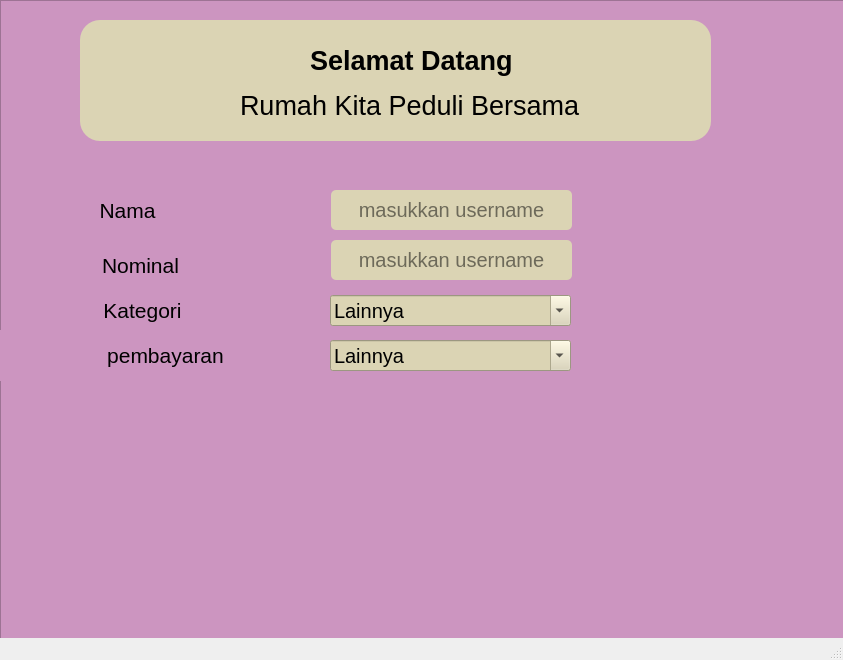
<?xml version="1.0" encoding="UTF-8"?>
<ui version="4.0">
 <class>MainWindow</class>
 <widget class="QMainWindow" name="MainWindow">
  <property name="geometry">
   <rect>
    <x>0</x>
    <y>0</y>
    <width>843</width>
    <height>660</height>
   </rect>
  </property>
  <property name="windowTitle">
   <string>MainWindow</string>
  </property>
  <widget class="QWidget" name="centralwidget">
   <widget class="QFrame" name="frame">
    <property name="geometry">
     <rect>
      <x>0</x>
      <y>0</y>
      <width>881</width>
      <height>671</height>
     </rect>
    </property>
    <property name="layoutDirection">
     <enum>Qt::LeftToRight</enum>
    </property>
    <property name="styleSheet">
     <string notr="true">background-color:#CC95C0;</string>
    </property>
    <property name="frameShape">
     <enum>QFrame::StyledPanel</enum>
    </property>
    <property name="frameShadow">
     <enum>QFrame::Raised</enum>
    </property>
    <widget class="QFrame" name="frame_5">
     <property name="geometry">
      <rect>
       <x>80</x>
       <y>20</y>
       <width>631</width>
       <height>121</height>
      </rect>
     </property>
     <property name="styleSheet">
      <string notr="true">background-color:#DBD4B4;
border-radius:20px;</string>
     </property>
     <property name="frameShape">
      <enum>QFrame::StyledPanel</enum>
     </property>
     <property name="frameShadow">
      <enum>QFrame::Raised</enum>
     </property>
     <widget class="QLabel" name="label_3">
      <property name="geometry">
       <rect>
        <x>230</x>
        <y>20</y>
        <width>271</width>
        <height>41</height>
       </rect>
      </property>
      <property name="font">
       <font>
        <pointsize>20</pointsize>
        <weight>75</weight>
        <bold>true</bold>
       </font>
      </property>
      <property name="text">
       <string>Selamat Datang</string>
      </property>
     </widget>
     <widget class="QLabel" name="label_4">
      <property name="geometry">
       <rect>
        <x>160</x>
        <y>70</y>
        <width>401</width>
        <height>31</height>
       </rect>
      </property>
      <property name="font">
       <font>
        <pointsize>20</pointsize>
       </font>
      </property>
      <property name="text">
       <string>Rumah Kita Peduli Bersama</string>
      </property>
     </widget>
     <widget class="QLabel" name="label_5">
      <property name="geometry">
       <rect>
        <x>10</x>
        <y>0</y>
        <width>141</width>
        <height>121</height>
       </rect>
      </property>
      <property name="text">
       <string/>
      </property>
      <property name="pixmap">
       <pixmap>../../Downloads/bg-transparent-bank.png</pixmap>
      </property>
      <property name="scaledContents">
       <bool>true</bool>
      </property>
      <property name="alignment">
       <set>Qt::AlignHCenter|Qt::AlignTop</set>
      </property>
     </widget>
     <zorder>label_5</zorder>
     <zorder>label_3</zorder>
     <zorder>label_4</zorder>
    </widget>
    <widget class="QLabel" name="label">
     <property name="geometry">
      <rect>
       <x>32</x>
       <y>170</y>
       <width>191</width>
       <height>81</height>
      </rect>
     </property>
     <property name="font">
      <font>
       <pointsize>16</pointsize>
      </font>
     </property>
     <property name="text">
      <string>Nama</string>
     </property>
     <property name="alignment">
      <set>Qt::AlignCenter</set>
     </property>
    </widget>
    <widget class="QLineEdit" name="lineEdit_3">
     <property name="geometry">
      <rect>
       <x>331</x>
       <y>190</y>
       <width>241</width>
       <height>40</height>
      </rect>
     </property>
     <property name="styleSheet">
      <string notr="true">background-color:#DBD4B4;
border-radius:5px;
font-size:20px;</string>
     </property>
     <property name="alignment">
      <set>Qt::AlignCenter</set>
     </property>
     <property name="placeholderText">
      <string>masukkan username</string>
     </property>
    </widget>
    <widget class="QLabel" name="label_2">
     <property name="geometry">
      <rect>
       <x>30</x>
       <y>240</y>
       <width>221</width>
       <height>51</height>
      </rect>
     </property>
     <property name="font">
      <font>
       <pointsize>16</pointsize>
      </font>
     </property>
     <property name="text">
      <string>Nominal</string>
     </property>
     <property name="alignment">
      <set>Qt::AlignCenter</set>
     </property>
    </widget>
    <widget class="QLineEdit" name="lineEdit_4">
     <property name="geometry">
      <rect>
       <x>331</x>
       <y>240</y>
       <width>241</width>
       <height>40</height>
      </rect>
     </property>
     <property name="styleSheet">
      <string notr="true">background-color:#DBD4B4;
border-radius:5px;
font-size:20px;</string>
     </property>
     <property name="alignment">
      <set>Qt::AlignCenter</set>
     </property>
     <property name="placeholderText">
      <string>masukkan username</string>
     </property>
    </widget>
    <widget class="QLabel" name="label_6">
     <property name="geometry">
      <rect>
       <x>32</x>
       <y>290</y>
       <width>221</width>
       <height>41</height>
      </rect>
     </property>
     <property name="font">
      <font>
       <pointsize>16</pointsize>
      </font>
     </property>
     <property name="text">
      <string>Kategori</string>
     </property>
     <property name="alignment">
      <set>Qt::AlignCenter</set>
     </property>
    </widget>
    <widget class="QLabel" name="label_7">
     <property name="geometry">
      <rect>
       <x>-10</x>
       <y>330</y>
       <width>351</width>
       <height>51</height>
      </rect>
     </property>
     <property name="font">
      <font>
       <pointsize>16</pointsize>
      </font>
     </property>
     <property name="text">
      <string>pembayaran</string>
     </property>
     <property name="alignment">
      <set>Qt::AlignCenter</set>
     </property>
    </widget>
    <widget class="QComboBox" name="comboBox_2">
     <property name="geometry">
      <rect>
       <x>330</x>
       <y>340</y>
       <width>241</width>
       <height>31</height>
      </rect>
     </property>
     <property name="font">
      <font>
       <pointsize>-1</pointsize>
      </font>
     </property>
     <property name="layoutDirection">
      <enum>Qt::LeftToRight</enum>
     </property>
     <property name="styleSheet">
      <string notr="true">background-color:#DBD4B4;

font-size:20px;</string>
     </property>
     <property name="editable">
      <bool>true</bool>
     </property>
     <property name="currentText">
      <string notr="true">Lainnya</string>
     </property>
     <property name="duplicatesEnabled">
      <bool>false</bool>
     </property>
     <property name="frame">
      <bool>true</bool>
     </property>
     <item>
      <property name="text">
       <string>Lainnya</string>
      </property>
     </item>
     <item>
      <property name="text">
       <string>BRI</string>
      </property>
     </item>
     <item>
      <property name="text">
       <string>BCA</string>
      </property>
     </item>
     <item>
      <property name="text">
       <string>Mandiri</string>
      </property>
     </item>
     <item>
      <property name="text">
       <string>Bank Jatim</string>
      </property>
     </item>
     <item>
      <property name="text">
       <string>BNI</string>
      </property>
     </item>
    </widget>
    <widget class="QComboBox" name="comboBox_3">
     <property name="geometry">
      <rect>
       <x>330</x>
       <y>295</y>
       <width>241</width>
       <height>31</height>
      </rect>
     </property>
     <property name="font">
      <font>
       <pointsize>-1</pointsize>
      </font>
     </property>
     <property name="layoutDirection">
      <enum>Qt::LeftToRight</enum>
     </property>
     <property name="styleSheet">
      <string notr="true">background-color:#DBD4B4;

font-size:20px;</string>
     </property>
     <property name="editable">
      <bool>true</bool>
     </property>
     <property name="currentText">
      <string notr="true">Lainnya</string>
     </property>
     <property name="duplicatesEnabled">
      <bool>false</bool>
     </property>
     <property name="frame">
      <bool>true</bool>
     </property>
     <item>
      <property name="text">
       <string>Lainnya</string>
      </property>
     </item>
     <item>
      <property name="text">
       <string>Tunau</string>
      </property>
     </item>
     <item>
      <property name="text">
       <string>Non Tunai</string>
      </property>
     </item>
    </widget>
   </widget>
  </widget>
  <widget class="QMenuBar" name="menubar">
   <property name="geometry">
    <rect>
     <x>0</x>
     <y>0</y>
     <width>843</width>
     <height>26</height>
    </rect>
   </property>
  </widget>
  <widget class="QStatusBar" name="statusbar"/>
 </widget>
 <resources/>
 <connections/>
</ui>
